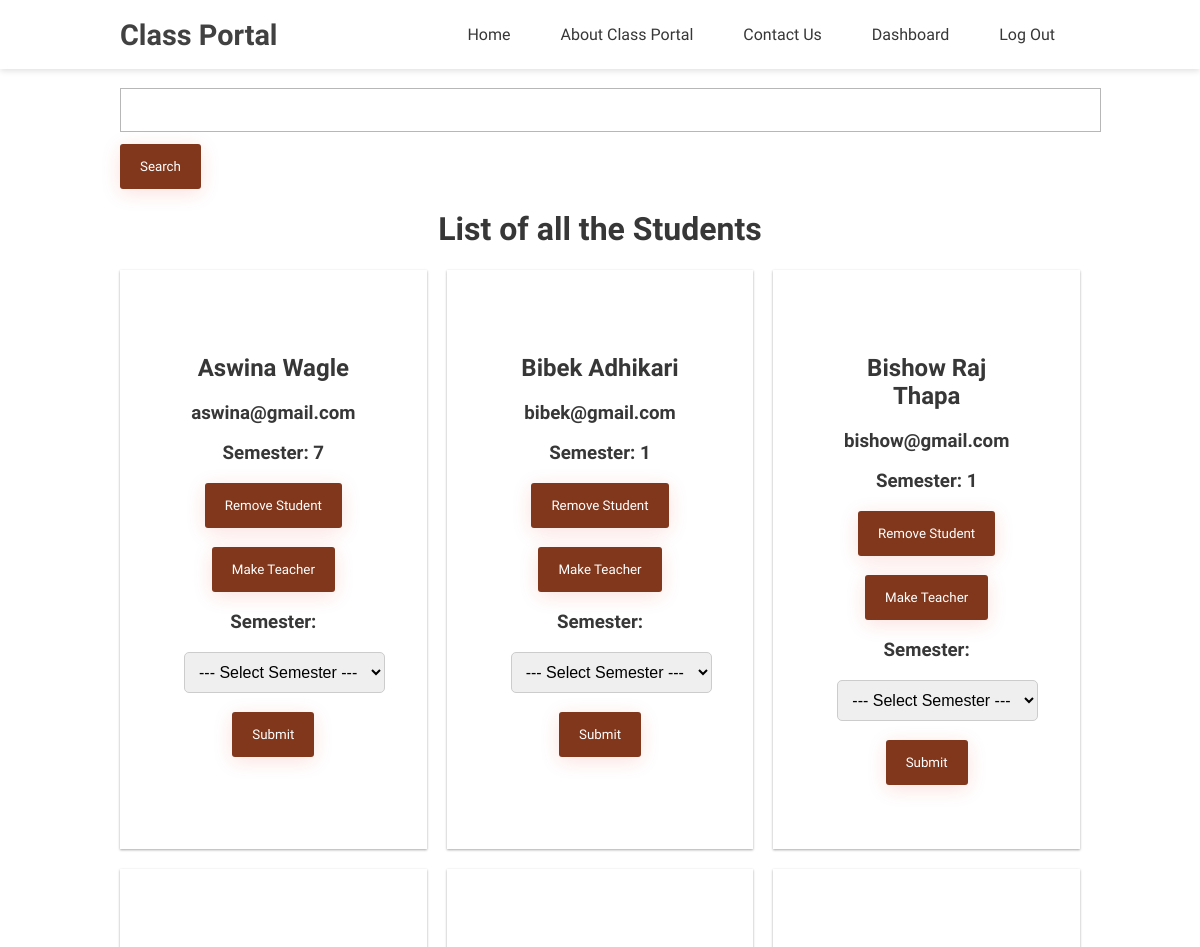
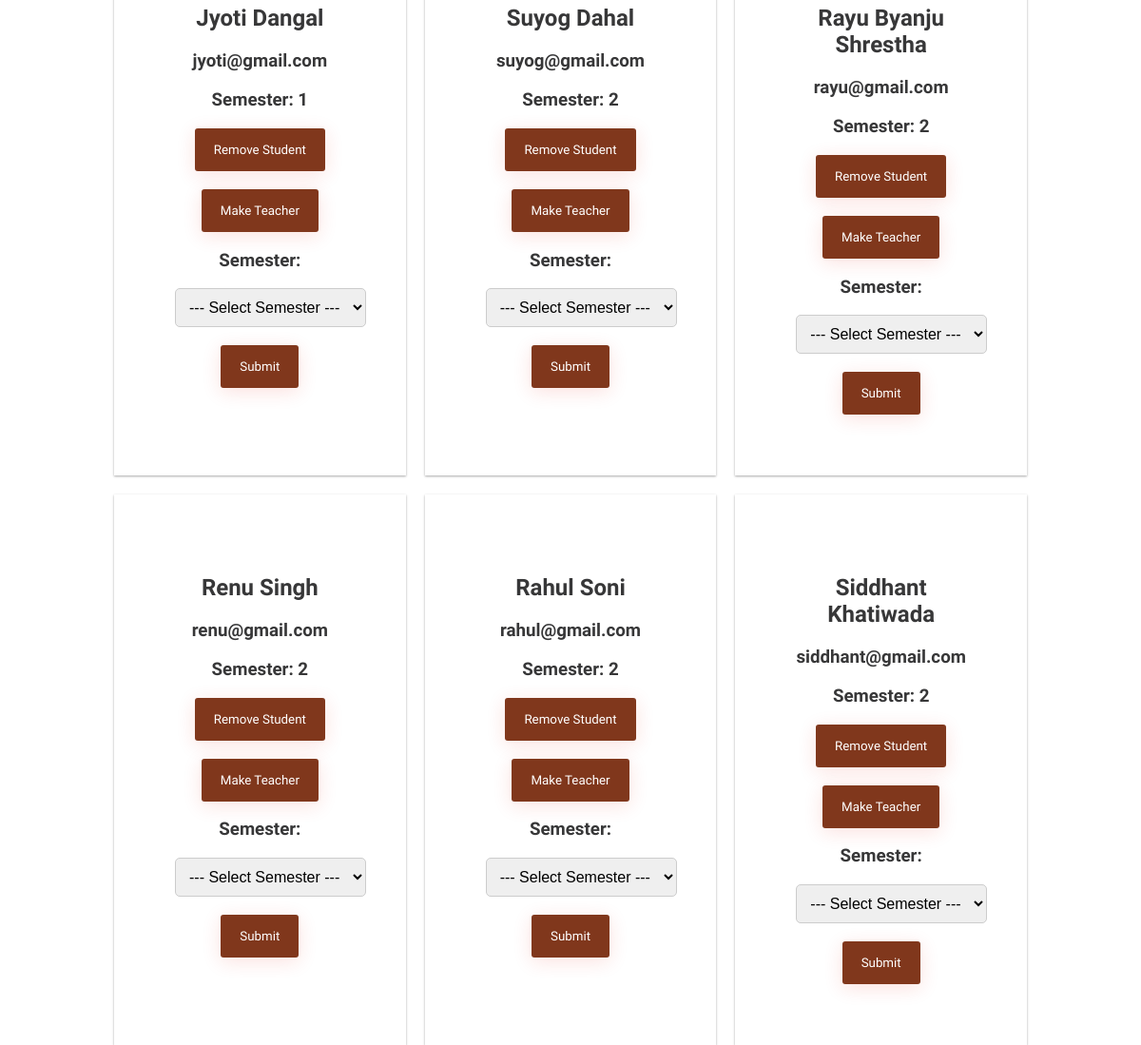
The app's page /view-students.php (signed in), older data (2 pictures, top to bottom).
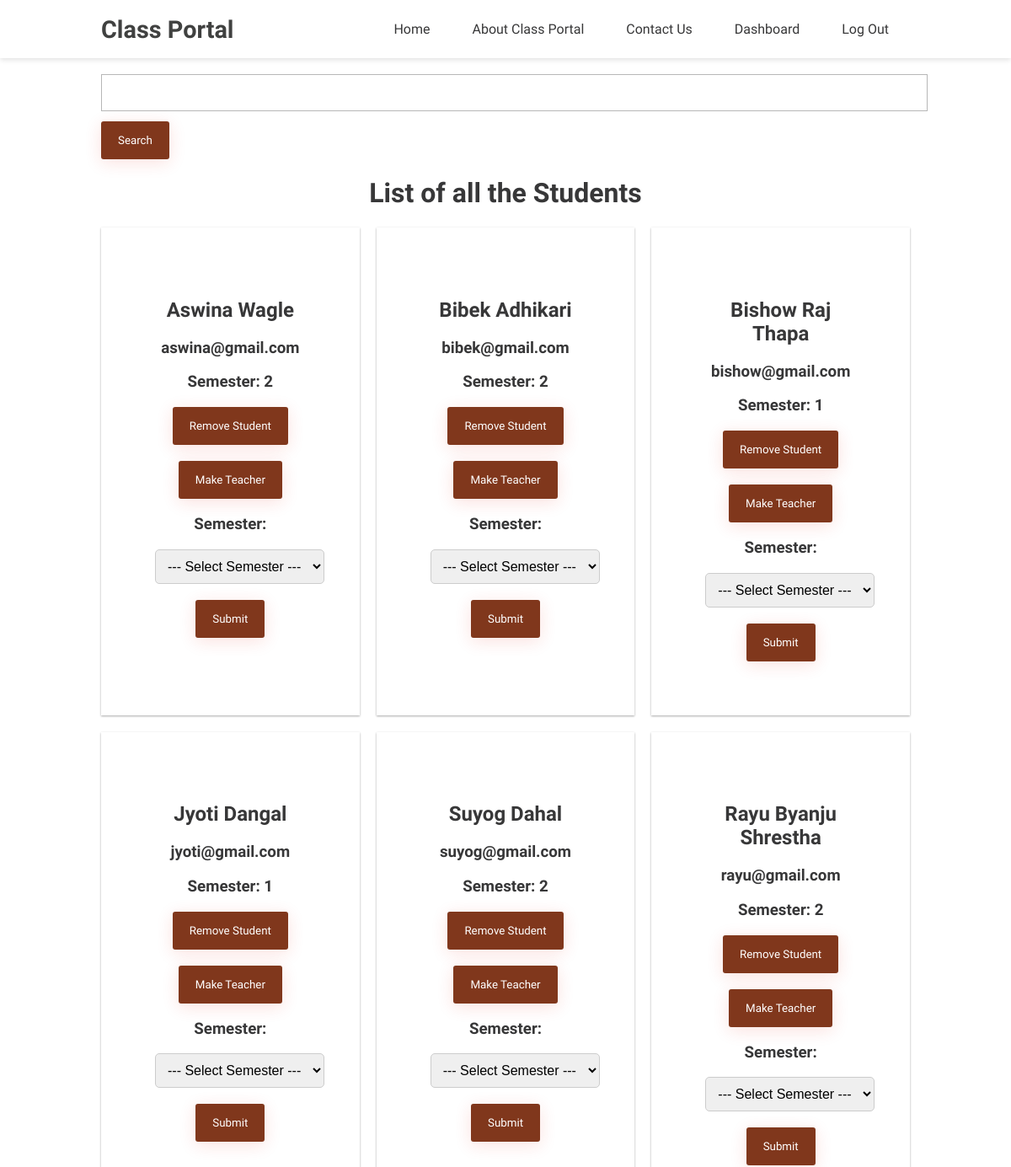
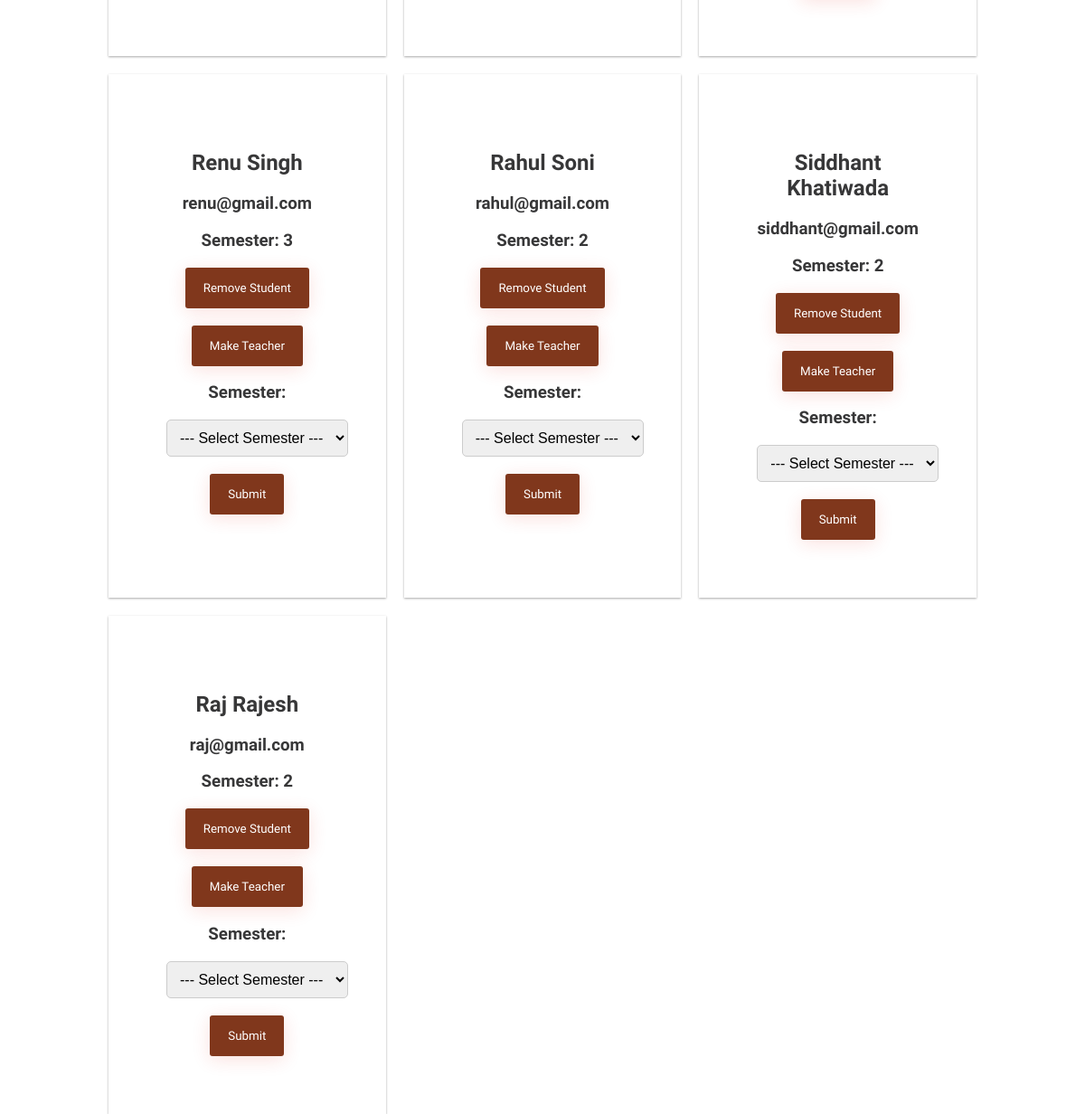
The same page, newer data (2 pictures, top to bottom).
### tables this page shows
CREATE TABLE `users` (
  `id` int(100) NOT NULL,
  `username` varchar(100) NOT NULL,
  `email` varchar(100) NOT NULL,
  `password` varchar(200) NOT NULL,
  `user_role` int(10) NOT NULL,
  `Semester` int(11) NOT NULL
);

### view-students.php (the view, shortened to what this page needs)
<?php
if (!isset($_SESSION['username'])) :
    header('Location:login.php');
else :
    include("config/db.php");
    include("include/header.php");
?>
<head>
</head>
    <br>
    <div class="container">
        <?php
        $search = isset($_GET['search']) ? $_GET['search'] : '';
        $sql = "SELECT * FROM users WHERE user_role=0 AND (username LIKE '%$search%' OR email LIKE '%$search%')";
        $result = mysqli_query($conn, $sql) or die('Error');
        echo "<form method='GET'><input type='text' name='search' value='$search'><input type='submit' value='Search'></form>";
        ?>
        <h1 style="text-align: center;">List of all the Students</h1>
        <div class="cards" id="data">
            <?php
            if (mysqli_num_rows($result) > 0) {
                while ($row = mysqli_fetch_assoc($result)) {
                    $username = $row['username'];
                    $email = $row['email'];
                    $semester = $row['Semester'];
            ?>
                    <div class="card">
                        <h2><?php echo $username ?></h2>
                        <h3><?php echo $email ?></h3>
                        <h3>Semester: <?php echo $semester ?></h3>
    <form id="deleteForm" action="delete_std.php" method="POST">
        <input type="submit" name="delete" value="Remove Student" onclick="return confirmDelete();">
    </form>
    <br>
    <form id="makestd" action="make_teach.php" method="POST">
        <input type="submit" name="maketeach" value="Make Teacher" onclick="return confirmteach();">
    </form>
    <form id="semester" action="change_sem.php" method="POST">
        <h3><label for="semester">Semester:</label></h3>
        <select name="semester" id="semester">
            <option value="">--- Select Semester ---</option>
    </select>
    <br><br>
    <input type="submit" name="semchange" value="Submit">
</form>
                    </div>
            <?php
                }
            } else {
                $error = 'No Students found';
            }
            ?>
        </div>
    </div>
<?php
endif;
?>

### include/header.php (shortened to what this page needs)
<!DOCTYPE html>
<html lang="en">
<head>
    <link rel="stylesheet" href="./css/main.css">
</head>
<body>
    <header>
        <div class="container">
            <div class="nav-items">
                <a href="index.php" class="brand">Class Portal</a href="index.php">
                <ul>
                    <li><a href='index.php'>Home</a></li>
                    <li><a href='about.php'>About Class Portal</a></li>
                    <li><a href='contact_us.php'>Contact Us</a></li>
                    <?php
                        if (isset($_SESSION['username'])):
                    ?>
                        <li><a href='dashboard.php'>Dashboard</a></li>
                        <li><a href='logout.php'>Log Out</a></li>
                    <?php else: ?>
                        <li><a href='register.php'>Sign Up</a></li>
                        <li><a href='login.php'>Log In</a></li>
                    <?php endif ?>
                </ul>
            </div>
        </div>
    </header>

### css/main.css (style rules this page uses)
html, body { margin: 0; padding: 0; color: #373738; background: #fff; font-family: 'Varela Round', sans-serif; scroll-behavior: smooth; }
a { text-decoration: none; }
.container { width: 80%; margin: 0 auto; }
header { display: block; background: #fff; box-shadow: 0 2px 6px 0 rgba(0,0,0,0.12); position: relative; left: 0; right: 0; top: 0; width: 100%; z-index: 100; }
.nav-items { display: flex; margin: auto; flex-direction: row; align-items: center; justify-content: flex-start; }
.nav-items .brand { color: #404140; font-size: 1.8em; font-weight: 700; }
.nav-items ul { list-style-type: none; display: flex; margin: 0 0 0 auto; flex-direction: row; }
.nav-items ul li a { display: inline-block; text-decoration: none; margin: 0; padding: 25px; color: #373738; font-size: 1em; white-space: nowrap; }
input[type="text"], input[type="email"], input[type="password"], input[type="date"] { width: 100%; height: 40px; border: solid 1px #b7b7b7; font-size: 14px; padding-left: 17px; padding-right: -17px; margin-bottom: 12px; font-style: italic; }
input[type="submit"] { background: #80371c; box-shadow: 0 4px 20px 0 rgba(226, 36, 22, 0.137); color: #fff; padding: 15px 20px !important; border: none; border-radius: 3px; font-family: 'Varela Round', sans-serif; }
.cards { display: grid; grid-gap: 20px; grid-template-columns: repeat(auto-fit, minmax(250px, 1fr)); align-content: center; justify-content: center; }
.card { text-align: center; padding: 4em; background-color: #fff; box-shadow: 0 1px 3px rgba(0,0,0,0.12), 0 1px 2px rgba(0,0,0,0.24); transition: all .3s ease-in-out; }

### view-students.php (style rules this page uses)
select { padding: 10px; font-size: 16px; border: 1px solid #ccc; border-radius: 5px; }
select option { background-color: #f2f2f2; color: #333; }

Row changes from the older to the newer data that the page shows:
changed users "Aswina Wagle": Semester "7" → "2"
changed users "Bibek Adhikari": Semester "1" → "2"
changed users "Renu Singh": Semester "2" → "3"
added users: username "Raj Rajesh", email "raj@gmail.com", Semester "2"
